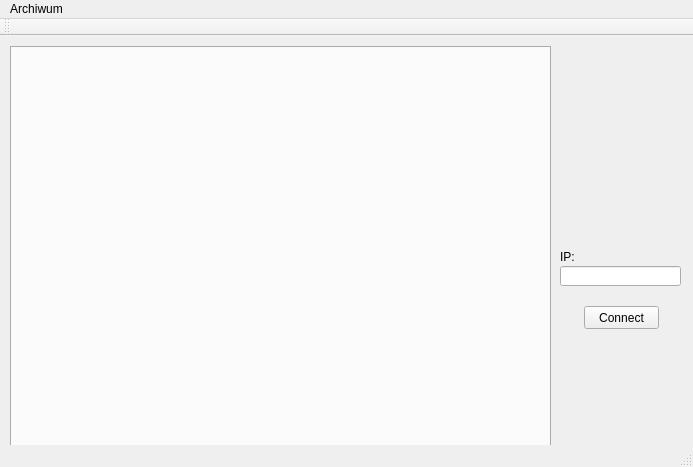
<?xml version="1.0" encoding="UTF-8"?>
<ui version="4.0">
 <class>MainWindow</class>
 <widget class="QMainWindow" name="MainWindow">
  <property name="geometry">
   <rect>
    <x>0</x>
    <y>0</y>
    <width>693</width>
    <height>467</height>
   </rect>
  </property>
  <property name="windowTitle">
   <string>MainWindow</string>
  </property>
  <widget class="QWidget" name="centralWidget">
   <widget class="QTabWidget" name="tabs">
    <property name="enabled">
     <bool>true</bool>
    </property>
    <property name="geometry">
     <rect>
      <x>10</x>
      <y>10</y>
      <width>541</width>
      <height>401</height>
     </rect>
    </property>
    <property name="currentIndex">
     <number>-1</number>
    </property>
   </widget>
   <widget class="QPushButton" name="connectButton">
    <property name="enabled">
     <bool>true</bool>
    </property>
    <property name="geometry">
     <rect>
      <x>584</x>
      <y>270</y>
      <width>75</width>
      <height>23</height>
     </rect>
    </property>
    <property name="text">
     <string>Connect</string>
    </property>
   </widget>
   <widget class="QLineEdit" name="addressInput">
    <property name="geometry">
     <rect>
      <x>560</x>
      <y>230</y>
      <width>121</width>
      <height>20</height>
     </rect>
    </property>
   </widget>
   <widget class="QLabel" name="addressLabel">
    <property name="geometry">
     <rect>
      <x>560</x>
      <y>210</y>
      <width>121</width>
      <height>21</height>
     </rect>
    </property>
    <property name="text">
     <string>IP:</string>
    </property>
   </widget>
  </widget>
  <widget class="QMenuBar" name="menuBar">
   <property name="geometry">
    <rect>
     <x>0</x>
     <y>0</y>
     <width>693</width>
     <height>21</height>
    </rect>
   </property>
   <widget class="QMenu" name="menuHistory">
    <property name="title">
     <string>Archiwum</string>
    </property>
   </widget>
   <addaction name="menuHistory"/>
  </widget>
  <widget class="QToolBar" name="mainToolBar">
   <attribute name="toolBarArea">
    <enum>TopToolBarArea</enum>
   </attribute>
   <attribute name="toolBarBreak">
    <bool>false</bool>
   </attribute>
  </widget>
  <widget class="QStatusBar" name="statusBar"/>
 </widget>
 <layoutdefault spacing="6" margin="11"/>
 <resources/>
 <connections/>
</ui>
